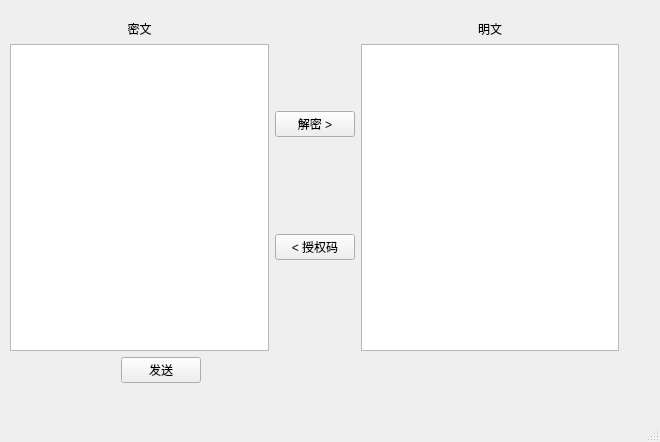
<?xml version="1.0" encoding="UTF-8"?>
<ui version="4.0">
 <class>server_winClass</class>
 <widget class="QMainWindow" name="server_winClass">
  <property name="geometry">
   <rect>
    <x>0</x>
    <y>0</y>
    <width>660</width>
    <height>442</height>
   </rect>
  </property>
  <property name="windowTitle">
   <string>MainWindow</string>
  </property>
  <widget class="QWidget" name="centralwidget">
   <widget class="QWidget" name="layoutWidget">
    <property name="geometry">
     <rect>
      <x>10</x>
      <y>20</y>
      <width>609</width>
      <height>363</height>
     </rect>
    </property>
    <layout class="QVBoxLayout" name="verticalLayout_4">
     <item>
      <layout class="QHBoxLayout" name="horizontalLayout">
       <property name="sizeConstraint">
        <enum>QLayout::SetMaximumSize</enum>
       </property>
       <property name="bottomMargin">
        <number>0</number>
       </property>
       <item>
        <layout class="QVBoxLayout" name="verticalLayout">
         <property name="sizeConstraint">
          <enum>QLayout::SetMaximumSize</enum>
         </property>
         <item>
          <widget class="QLabel" name="label">
           <property name="text">
            <string>密文</string>
           </property>
           <property name="alignment">
            <set>Qt::AlignCenter</set>
           </property>
          </widget>
         </item>
         <item>
          <widget class="QTextBrowser" name="server_encode">
           <property name="minimumSize">
            <size>
             <width>0</width>
             <height>300</height>
            </size>
           </property>
          </widget>
         </item>
        </layout>
       </item>
       <item>
        <layout class="QVBoxLayout" name="verticalLayout_2">
         <item>
          <widget class="QPushButton" name="s_decode">
           <property name="text">
            <string>解密 &gt;</string>
           </property>
          </widget>
         </item>
         <item>
          <widget class="QPushButton" name="m_encode">
           <property name="text">
            <string>&lt; 授权码</string>
           </property>
          </widget>
         </item>
        </layout>
       </item>
       <item>
        <layout class="QVBoxLayout" name="verticalLayout_3">
         <item>
          <widget class="QLabel" name="label_2">
           <property name="text">
            <string>明文</string>
           </property>
           <property name="alignment">
            <set>Qt::AlignCenter</set>
           </property>
          </widget>
         </item>
         <item>
          <widget class="QTextBrowser" name="server_decode"/>
         </item>
        </layout>
       </item>
      </layout>
     </item>
     <item>
      <layout class="QHBoxLayout" name="horizontalLayout_2">
       <item>
        <spacer name="horizontalSpacer_2">
         <property name="orientation">
          <enum>Qt::Horizontal</enum>
         </property>
         <property name="sizeHint" stdset="0">
          <size>
           <width>88</width>
           <height>20</height>
          </size>
         </property>
        </spacer>
       </item>
       <item>
        <widget class="QPushButton" name="s_send">
         <property name="text">
          <string>发送</string>
         </property>
        </widget>
       </item>
       <item>
        <spacer name="horizontalSpacer">
         <property name="orientation">
          <enum>Qt::Horizontal</enum>
         </property>
         <property name="sizeHint" stdset="0">
          <size>
           <width>418</width>
           <height>20</height>
          </size>
         </property>
        </spacer>
       </item>
      </layout>
     </item>
    </layout>
   </widget>
  </widget>
  <widget class="QMenuBar" name="menubar">
   <property name="geometry">
    <rect>
     <x>0</x>
     <y>0</y>
     <width>660</width>
     <height>23</height>
    </rect>
   </property>
  </widget>
  <widget class="QStatusBar" name="statusbar"/>
 </widget>
 <resources/>
 <connections/>
</ui>
